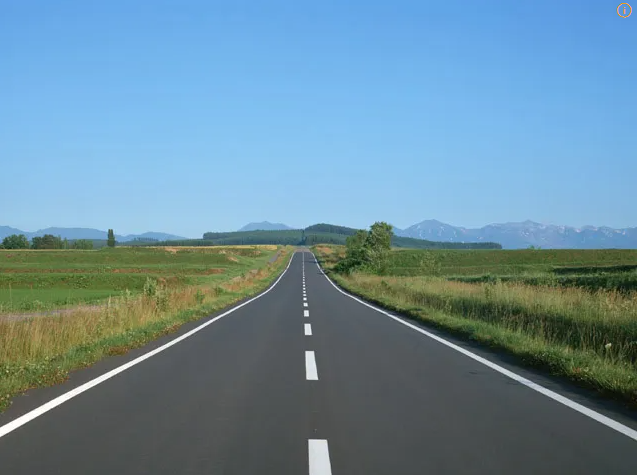
#> input picture img.png, 637 x 475 px
$ python main.py
#> lines starting #> are read from the running program, lines starting #| are printed output that depends on the picture; after the words box and inside, x2 and y2 are one past the last pixel; in counts of white or black regions, pixels touching at a corner belong together
#> further down, img is the input picture: shape (475, 637, 3); mean B, G, R 156, 139.7, 106.6
import cv2
import numpy as np
import math
def lane_detect(image):
    WIDTH, HEIGHT = 640, 480  # 카메라 이미지 가로x세로 크기
    ROI_START_ROW = 300  # 차선을 찾을 ROI 영역의 시작 Row값
    ROI_END_ROW = 380  # 차선을 찾을 ROT 영역의 끝 Row값
    ROI_HEIGHT = ROI_END_ROW - ROI_START_ROW  # ROI 영역의 세로 크기
    L_ROW = 40  # 차선의 위치를 찾기 위한 ROI 안에서의 기준 Row값
    Blue = (255, 0, 0)  # 파란색
    Red = (0, 0, 255)  # 빨간색
    Yellow = (0, 255, 255)  # 노란색

    prev_x_left = 0
    prev_x_right = WIDTH

    img = image.copy()  # 이미지처리를 위한 카메라 원본이미지 저장
    display_img = np.zeros_like(img)  # 디버깅을 위한 디스플레이용 이미지 저장

    # img(원본이미지)의 특정영역(ROI Area)을 잘라내기
    roi_img = img[ROI_START_ROW:ROI_END_ROW, 0:WIDTH]
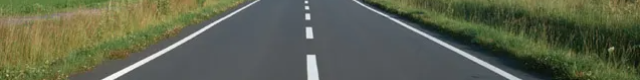
#> roi_img: shape (80, 640, 3); mean B, G, R 77.2, 98.7, 92.8

    # =========================================
    # 원본 칼라이미지를 그레이 회색톤 이미지로 변환하고
    # 블러링 처리를 통해 노이즈를 제거한 후에 (약간 뿌옇게, 부드럽게)
    # Canny 변환을 통해 외곽선 이미지로 만들기
    # =========================================
    gray = cv2.cvtColor(roi_img, cv2.COLOR_BGR2GRAY)
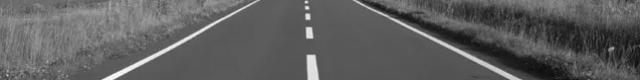
#> gray: shape (80, 640); min 12, max 250, mean 94.4
    blur_gray = cv2.GaussianBlur(gray, (5, 5), 0)
    edge_img = cv2.Canny(np.uint8(blur_gray), 60, 75)
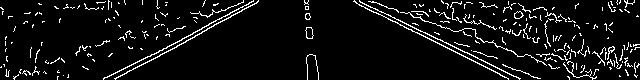
#> edge_img: shape (80, 640); 6.8% white in thin lines or dots


    # 잘라낸 이미지에서 HoughLinesP 함수를 사용하여 선분들을 찾음
    all_lines = cv2.HoughLinesP(edge_img, 1, math.pi / 180, 50, 50, 20)
#> all_lines = [[480, 59, 520, 78], [387, 18, 469, 58], [103, 78, 169, 46], [185, 41, 207, 29], [399, 20, 422, 31], [438, 39, 479, 59], [186, 37, 217, 19]]

    if all_lines is None:
        cv2.imshow("Lanes positions", display_img)
        cv2.waitKey(1)
        return False, 0, 0

    # =========================================
    # 선분들의 기울기 값을 각각 모두 구한 후에 리스트에 담음.
    # 기울기의 절대값이 너무 작은 경우 (수평선에 가까운 경우)
    # 해당 선분을 빼고 담음.
    # =========================================
    slopes = []
    filtered_lines = []

    for line in all_lines:
        x1, y1, x2, y2 = line[0]

        if (x2 == x1):
            slope = 1000.0
        else:
            slope = float(y2 - y1) / float(x2 - x1)

        if 0.2 < abs(slope):
            slopes.append(slope)
            filtered_lines.append(line[0])
#> this loop made 7 passes
#> (x1, y1, x2, y2, slope) on passes 1 to 7: (480, 59, 520, 78, 0.475), (387, 18, 469, 58, 0.488), (103, 78, 169, 46, -0.485), (185, 41, 207, 29, -0.545), (399, 20, 422, 31, 0.478), (438, 39, 479, 59, 0.488), (186, 37, 217, 19, -0.581)
#> after the loop, filtered_lines has the same summary as all_lines; slopes = [0.475, 0.488, -0.485, -0.545, 0.478, 0.488, -0.581]

    if len(filtered_lines) == 0:
        cv2.imshow("Lanes positions", display_img)
        cv2.waitKey(1)
        return False, 0, 0

    # =========================================
    # 왼쪽 차선에 해당하는 선분과 오른쪽 차선에 해당하는 선분을 구분하여
    # 각각 별도의 리스트에 담음.
    # =========================================
    left_lines = []
    right_lines = []

    for j in range(len(slopes)):
        Line = filtered_lines[j]
        slope = slopes[j]

        x1, y1, x2, y2 = Line

        # 기울기 값이 음수이고 화면의 왼쪽에 있으면 왼쪽 차선으로 분류함
        # 기준이 되는 X좌표값 = (화면중심값 - Margin값)
        Margin = 0

        if (slope < 0) and (x2 < WIDTH / 2 - Margin):
            left_lines.append(Line.tolist())

        # 기울기 값이 양수이고 화면의 오른쪽에 있으면 오른쪽 차선으로 분류함
        # 기준이 되는 X좌표값 = (화면중심값 + Margin값)
        elif (slope > 0) and (x1 > WIDTH / 2 + Margin):
            right_lines.append(Line.tolist())
#> this loop made 7 passes
#> (slope, x1, y1, x2, y2) on passes 1 to 7: (0.475, 480, 59, 520, 78), (0.488, 387, 18, 469, 58), (-0.485, 103, 78, 169, 46), (-0.545, 185, 41, 207, 29), (0.478, 399, 20, 422, 31), (0.488, 438, 39, 479, 59), (-0.581, 186, 37, 217, 19)
#> after the loop, left_lines = [[103, 78, 169, 46], [185, 41, 207, 29], [186, 37, 217, 19]]; right_lines = [[480, 59, 520, 78], [387, 18, 469, 58], [399, 20, 422, 31], [438, 39, 479, 59]]

    # 디버깅을 위해 차선과 관련된 직선과 선분을 그리기 위한 도화지 준비
    line_draw_img = np.zeros_like(roi_img)

    # 왼쪽 차선에 해당하는 선분은 빨간색으로 표시
    for line in left_lines:
        x1, y1, x2, y2 = line
        cv2.line(line_draw_img, (x1, y1), (x2, y2), Red, 2)
#> this loop made 3 passes
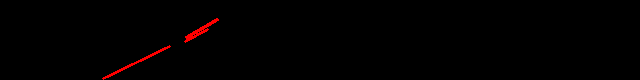
#> line_draw_img: shape (80, 640, 3); mean of channels 0, 1, 2 0, 0, 2; drawn as B, G, R

    # 오른쪽 차선에 해당하는 선분은 노란색으로 표시
    for line in right_lines:
        x1, y1, x2, y2 = line
        cv2.line(line_draw_img, (x1, y1), (x2, y2), Yellow, 2)
#> this loop made 4 passes
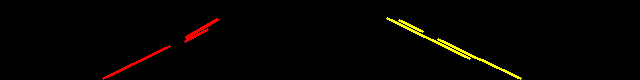
#> line_draw_img: shape (80, 640, 3); 1.09% of pixels changed, all inside (x1, y1, x2, y2) = (386, 17, 522, 80); drawn as B, G, R

    # =========================================
    # 왼쪽/오른쪽 차선에 해당하는 선분들의 데이터를 적절히 처리해서
    # 왼쪽차선의 대표직선과 오른쪽차선의 대표직선을 각각 구함.
    # 기울기와 Y절편값으로 표현되는 아래와 같은 직선의 방적식을 사용함.
    # (직선의 방정식) y = mx + b (m은 기울기, b는 Y절편)
    # =========================================

    # 왼쪽 차선을 표시하는 대표직선을 구함
    m_left, b_left = 0.0, 0.0
    x_sum, y_sum, m_sum = 0.0, 0.0, 0.0

    # 왼쪽 차선을 표시하는 선분들의 기울기와 양끝점들의 평균값을 찾아 대표직선을 구함
    size = len(left_lines)
#> size = 3
    if size != 0:
        for line in left_lines:
            x1, y1, x2, y2 = line
            x_sum += x1 + x2
            y_sum += y1 + y2
            if (x2 != x1):
                m_sum += float(y2 - y1) / float(x2 - x1)
            else:
                m_sum += 0
#> this loop made 3 passes
#> (x1, y1, x2, y2, x_sum, y_sum, m_sum) on passes 1 to 3: (103, 78, 169, 46, 272, 124, -0.485), (185, 41, 207, 29, 664, 194, -1.03), (186, 37, 217, 19, 1067, 250, -1.61)
#> after the loop, m_sum = -1.61; x_sum = 1067; y_sum = 250

        x_avg = x_sum / (size * 2)
#> x_avg = 177.8
        y_avg = y_sum / (size * 2)
#> y_avg = 41.67
        m_left = m_sum / size
#> m_left = -0.537
        b_left = y_avg - m_left * x_avg
#> b_left = 137.2

        if m_left != 0.0:
            # =========================================
            # (직선 #1) y = mx + b
            # (직선 #2) y = 0
            # 위 두 직선의 교점의 좌표값 (x1, 0)을 구함.
            x1 = int((0.0 - b_left) / m_left)
#> x1 = 255

            # =========================================
            # (직선 #1) y = mx + b
            # (직선 #2) y = ROI_HEIGHT
            # 위 두 직선의 교점의 좌표값 (x2, ROI_HEIGHT)을 구함.
            x2 = int((ROI_HEIGHT - b_left) / m_left)
#> x2 = 106

            # 두 교점, (x1,0)과 (x2, ROI_HEIGHT)를 잇는 선을 그림
            cv2.line(line_draw_img, (x1, 0), (x2, ROI_HEIGHT), Blue, 2)

    # 오른쪽 차선을 표시하는 대표직선을 구함
    m_right, b_right = 0.0, 0.0
    x_sum, y_sum, m_sum = 0.0, 0.0, 0.0

    # 오른쪽 차선을 표시하는 선분들의 기울기와 양끝점들의 평균값을 찾아 대표직선을 구함
    size = len(right_lines)
#> size = 4
    if size != 0:
        for line in right_lines:
            x1, y1, x2, y2 = line
            x_sum += x1 + x2
            y_sum += y1 + y2
            if (x2 != x1):
                m_sum += float(y2 - y1) / float(x2 - x1)
            else:
                m_sum += 0
#> this loop made 4 passes
#> (x1, y1, x2, y2, x_sum, y_sum, m_sum) on passes 1 to 4: (480, 59, 520, 78, 1000, 137, 0.475), (387, 18, 469, 58, 1856, 213, 0.963), (399, 20, 422, 31, 2677, 264, 1.44), (438, 39, 479, 59, 3594, 362, 1.93)
#> after the loop, m_sum = 1.93; x_sum = 3594; y_sum = 362

        x_avg = x_sum / (size * 2)
#> x_avg = 449.2
        y_avg = y_sum / (size * 2)
#> y_avg = 45.25
        m_right = m_sum / size
#> m_right = 0.482
        b_right = y_avg - m_right * x_avg
#> b_right = -171.4

        if m_right != 0.0:
            # =========================================
            # (직선 #1) y = mx + b
            # (직선 #2) y = 0
            # 위 두 직선의 교점의 좌표값 (x1, 0)을 구함.
            x1 = int((0.0 - b_right) / m_right)
#> x1 = 355

            # =========================================
            # (직선 #1) y = mx + b
            # (직선 #2) y = ROI_HEIGHT
            # 위 두 직선의 교점의 좌표값 (x2, ROI_HEIGHT)을 구함.
            x2 = int((ROI_HEIGHT - b_right) / m_right)
#> x2 = 521

            # 두 교점, (x1,0)과 (x2, ROI_HEIGHT)를 잇는 선을 그림
            cv2.line(line_draw_img, (x1, 0), (x2, ROI_HEIGHT), Blue, 2)
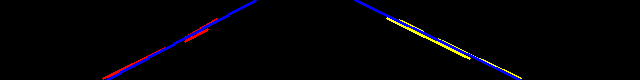
#> line_draw_img: shape (80, 640, 3); mean of channels 0, 1, 2 4.7, 1.8, 2.9; drawn as B, G, R

    # =========================================
    # 차선의 위치를 찾기 위한 기준선(수평선)은 아래와 같음.
    #   (직선의 방정식) y = L_ROW
    # 위에서 구한 2개의 대표직선,
    #   (직선의 방정식) y = (m_left)x + (b_left)
    #   (직선의 방정식) y = (m_right)x + (b_right)
    # 기준선(수평선)과 대표직선과의 교점인 x_left와 x_right를 찾음.
    # =========================================

    # =========================================
    # 대표직선의 기울기 값이 0.0이라는 것은 직선을 찾지 못했다는 의미임
    # 이 경우에는 교점 좌표값을 기존 저장해 놨던 값으로 세팅함
    # =========================================
    if m_left == 0.0:
        x_left = prev_x_left  # 변수에 저장해 놓았던 이전 값을 가져옴

    # =========================================
    # 아래 2개 직선의 교점을 구함
    # (직선의 방정식) y = L_ROW
    # (직선의 방정식) y = (m_left)x + (b_left)
    # =========================================
    else:
        x_left = int((L_ROW - b_left) / m_left)
#> x_left = 180

    # =========================================
    # 대표직선의 기울기 값이 0.0이라는 것은 직선을 찾지 못했다는 의미임
    # 이 경우에는 교점 좌표값을 기존 저장해 놨던 값으로 세팅함
    # =========================================
    if m_right == 0.0:
        x_right = prev_x_right  # 변수에 저장해 놓았던 이전 값을 가져옴

    # =========================================
    # 아래 2개 직선의 교점을 구함
    # (직선의 방정식) y = L_ROW
    # (직선의 방정식) y = (m_right)x + (b_right)
    # =========================================
    else:
        x_right = int((L_ROW - b_right) / m_right)
#> x_right = 438

    # =========================================
    # 대표직선의 기울기 값이 0.0이라는 것은 직선을 찾지 못했다는 의미임
    # 이 경우에 반대쪽 차선의 위치 정보를 이용해서 내 위치값을 정함
    # =========================================
    if m_left == 0.0 and m_right != 0.0:
        x_left = x_right - 380

    if m_left != 0.0 and m_right == 0.0:
        x_right = x_left + 380

    # 위 이미지를 디버깅용 display_img에 overwrite해서 화면에 디스플레이 함
    display_img[ROI_START_ROW:ROI_END_ROW, 0:WIDTH] = line_draw_img
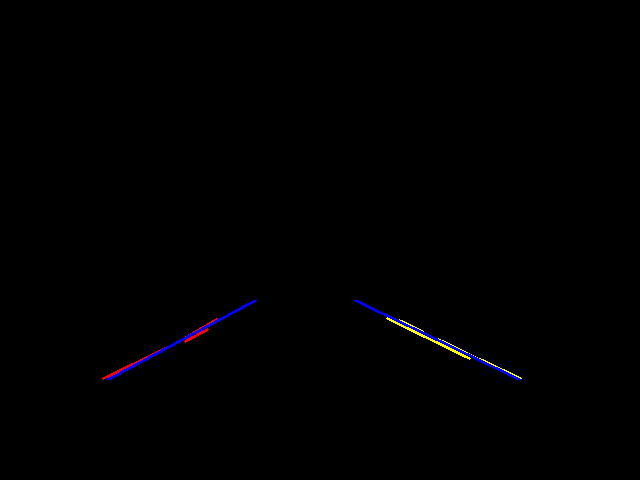
#> display_img: shape (480, 640, 3); mean of channels 0, 1, 2 0.8, 0.3, 0.5; drawn as B, G, R
    return display_img

if __name__ == '__main__':
    img = cv2.imread('img.png')
    img = cv2.resize(img, (640, 480))
    lane_img = lane_detect(img)
    cv2.imshow('lane detected img',lane_img)
    cv2.waitKey(0)
